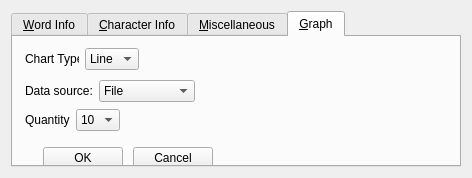
<?xml version="1.0" encoding="UTF-8"?>
<ui version="4.0">
 <class>docpropertiesdialog</class>
 <widget class="QWidget" name="docpropertiesdialog">
  <property name="geometry">
   <rect>
    <x>0</x>
    <y>0</y>
    <width>472</width>
    <height>178</height>
   </rect>
  </property>
  <property name="windowTitle">
   <string>Document Properties</string>
  </property>
  <layout class="QHBoxLayout" name="horizontalLayout">
   <item>
    <widget class="QTabWidget" name="DocumentTabWidget">
     <property name="currentIndex">
      <number>3</number>
     </property>
     <widget class="QWidget" name="wordInfoTab">
      <attribute name="title">
       <string>&amp;Word Info</string>
      </attribute>
      <layout class="QFormLayout" name="formLayout">
       <item row="0" column="0">
        <layout class="QHBoxLayout" name="horizontalLayout_2">
         <property name="sizeConstraint">
          <enum>QLayout::SetDefaultConstraint</enum>
         </property>
         <item>
          <widget class="QLabel" name="wordCountLabel">
           <property name="text">
            <string>Word Count:</string>
           </property>
          </widget>
         </item>
         <item>
          <widget class="QComboBox" name="wordComboBox">
           <item>
            <property name="text">
             <string>All Words</string>
            </property>
           </item>
           <item>
            <property name="text">
             <string>Unique Words</string>
            </property>
           </item>
          </widget>
         </item>
         <item>
          <widget class="QLabel" name="wordResultLabel">
           <property name="text">
            <string>0</string>
           </property>
          </widget>
         </item>
        </layout>
       </item>
      </layout>
     </widget>
     <widget class="QWidget" name="charactInfoTab2">
      <attribute name="title">
       <string>&amp;Character Info</string>
      </attribute>
      <layout class="QHBoxLayout" name="horizontalLayout_4">
       <item>
        <widget class="QLabel" name="charcountLabel">
         <property name="text">
          <string>Character Count</string>
         </property>
        </widget>
       </item>
       <item>
        <widget class="QComboBox" name="characterComboBox">
         <item>
          <property name="text">
           <string>Total Characters (excluding spaces)</string>
          </property>
         </item>
         <item>
          <property name="text">
           <string>Total Characters (including spaces)</string>
          </property>
         </item>
        </widget>
       </item>
       <item>
        <widget class="QLabel" name="charResultLabel">
         <property name="text">
          <string>0</string>
         </property>
        </widget>
       </item>
      </layout>
     </widget>
     <widget class="QWidget" name="miscellaneousTab3">
      <attribute name="title">
       <string>&amp;Miscellaneous</string>
      </attribute>
      <layout class="QHBoxLayout" name="horizontalLayout_7">
       <item>
        <layout class="QVBoxLayout" name="verticalLayout">
         <item>
          <layout class="QHBoxLayout" name="horizontalLayout_6">
           <property name="spacing">
            <number>6</number>
           </property>
           <property name="bottomMargin">
            <number>0</number>
           </property>
           <item>
            <widget class="QLabel" name="paragraphCountLabel">
             <property name="text">
              <string>Paragraph Count:</string>
             </property>
            </widget>
           </item>
           <item>
            <widget class="QLabel" name="paraResultLabel">
             <property name="text">
              <string>0</string>
             </property>
            </widget>
           </item>
          </layout>
         </item>
         <item>
          <layout class="QHBoxLayout" name="horizontalLayout_5">
           <item>
            <widget class="QLabel" name="LineCountLabel">
             <property name="text">
              <string>Line count:</string>
             </property>
            </widget>
           </item>
           <item>
            <widget class="QLabel" name="linecountResultLabel">
             <property name="text">
              <string>0</string>
             </property>
            </widget>
           </item>
          </layout>
         </item>
        </layout>
       </item>
      </layout>
     </widget>
     <widget class="QWidget" name="graphTab4">
      <attribute name="title">
       <string>&amp;Graph</string>
      </attribute>
      <widget class="QPushButton" name="okButton">
       <property name="geometry">
        <rect>
         <x>30</x>
         <y>110</y>
         <width>80</width>
         <height>21</height>
        </rect>
       </property>
       <property name="text">
        <string>OK</string>
       </property>
       <property name="checkable">
        <bool>true</bool>
       </property>
      </widget>
      <widget class="QPushButton" name="cancelButton">
       <property name="geometry">
        <rect>
         <x>120</x>
         <y>110</y>
         <width>80</width>
         <height>21</height>
        </rect>
       </property>
       <property name="text">
        <string>Cancel</string>
       </property>
      </widget>
      <widget class="QWidget" name="layoutWidget">
       <property name="geometry">
        <rect>
         <x>12</x>
         <y>42</y>
         <width>170</width>
         <height>24</height>
        </rect>
       </property>
       <layout class="QHBoxLayout" name="horizontalLayout_9">
        <item>
         <widget class="QLabel" name="dataSourceLabel">
          <property name="text">
           <string>Data source:</string>
          </property>
         </widget>
        </item>
        <item>
         <widget class="QComboBox" name="dataSourceComboBox">
          <item>
           <property name="text">
            <string>File</string>
           </property>
          </item>
          <item>
           <property name="text">
            <string>Auto Generate</string>
           </property>
          </item>
         </widget>
        </item>
       </layout>
      </widget>
      <widget class="QWidget" name="layoutWidget">
       <property name="geometry">
        <rect>
         <x>12</x>
         <y>10</y>
         <width>114</width>
         <height>24</height>
        </rect>
       </property>
       <layout class="QHBoxLayout" name="horizontalLayout_8">
        <item>
         <widget class="QLabel" name="chartTypeLabel">
          <property name="text">
           <string>Chart Type:</string>
          </property>
         </widget>
        </item>
        <item>
         <widget class="QComboBox" name="chartTypComboBox">
          <property name="enabled">
           <bool>true</bool>
          </property>
          <item>
           <property name="text">
            <string>Line</string>
           </property>
          </item>
          <item>
           <property name="text">
            <string>Bar</string>
           </property>
          </item>
          <item>
           <property name="text">
            <string>Pie</string>
           </property>
          </item>
         </widget>
        </item>
       </layout>
      </widget>
      <widget class="QWidget" name="layoutWidget">
       <property name="geometry">
        <rect>
         <x>12</x>
         <y>71</y>
         <width>95</width>
         <height>24</height>
        </rect>
       </property>
       <layout class="QHBoxLayout" name="horizontalLayout_10">
        <item>
         <widget class="QLabel" name="quantityLabel">
          <property name="text">
           <string>Quantity:</string>
          </property>
         </widget>
        </item>
        <item>
         <widget class="QComboBox" name="quantityComboBox">
          <item>
           <property name="text">
            <string>10</string>
           </property>
          </item>
          <item>
           <property name="text">
            <string>20</string>
           </property>
          </item>
          <item>
           <property name="text">
            <string>All</string>
           </property>
          </item>
         </widget>
        </item>
       </layout>
      </widget>
     </widget>
    </widget>
   </item>
  </layout>
 </widget>
 <resources/>
 <connections/>
</ui>
